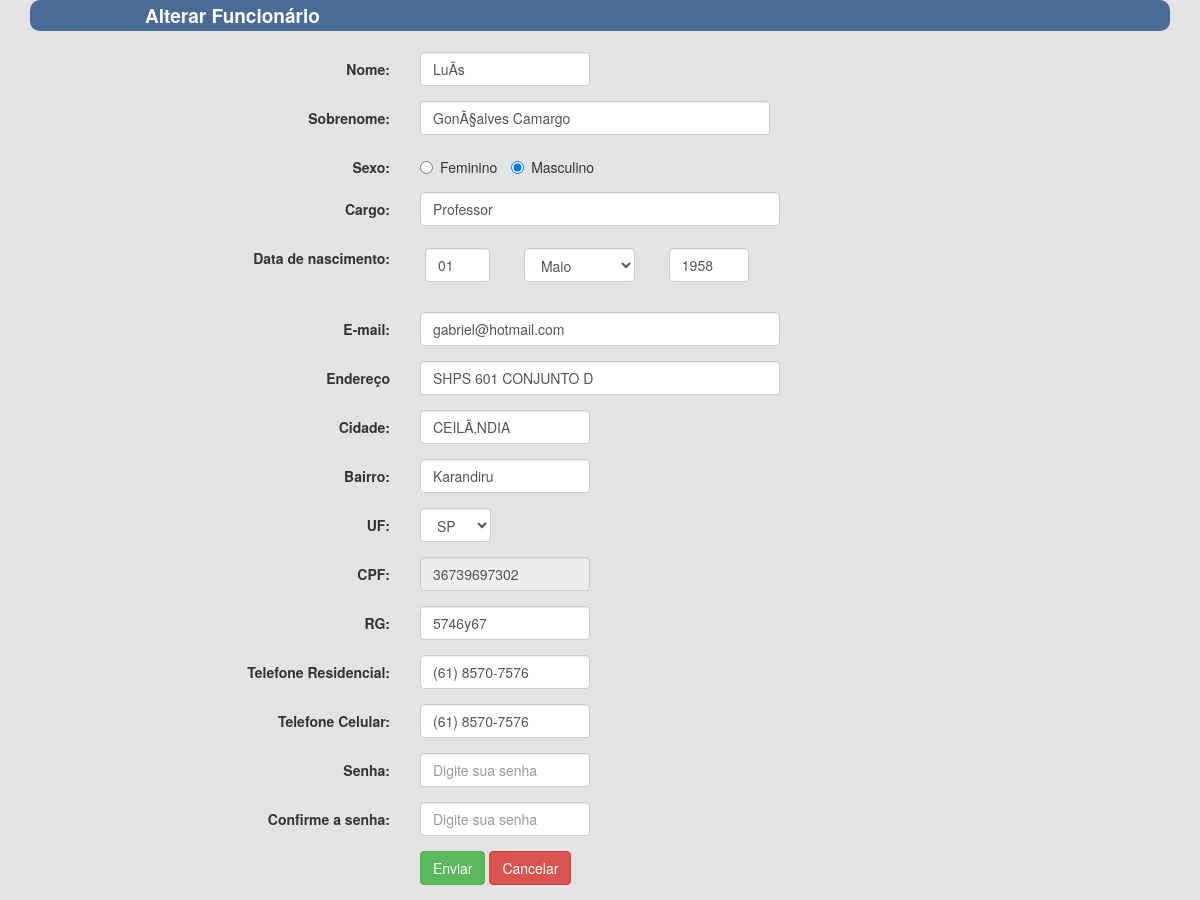
The app's page /sistema/fitnesslife/funcionario/alterarfuncionario.php?idfuncionario=36739697302 with its own data.
### tables this page shows
CREATE TABLE IF NOT EXISTS `tb_funcionario` (
  `id_pessoa_cpf` VARCHAR(11) NOT NULL,
  `cargo` VARCHAR(30) NOT NULL,
  `salario` DECIMAL(7,2) NOT NULL,
  PRIMARY KEY (`id_pessoa_cpf`),
  INDEX `fk_tb_funcionario_tb_pessoa1_idx` (`id_pessoa_cpf` ASC) ,
  CONSTRAINT `fk_tb_funcionario_tb_pessoa1`
    FOREIGN KEY (`id_pessoa_cpf`)
    REFERENCES `tb_pessoa` (`cpf`)
    ON DELETE NO ACTION
    ON UPDATE NO ACTION);

CREATE TABLE IF NOT EXISTS `tb_pessoa` (
  `cpf` VARCHAR(11) NOT NULL,
  `nome` VARCHAR(15) NOT NULL,
  `sobrenome` VARCHAR(45) NOT NULL,
  `sexo` TINYINT(1) NOT NULL,
  `data_nascimento` DATE NOT NULL,
  `endereco` VARCHAR(80) NOT NULL,
  `uf` VARCHAR(2) NOT NULL,
  `cidade` VARCHAR(15) NOT NULL,
  `bairro` VARCHAR(25) NOT NULL,
  `rg` VARCHAR(20) NOT NULL,
  `telefone_residencial` VARCHAR(18) NOT NULL,
  `telefone_celular` VARCHAR(18) NOT NULL,
  `email` VARCHAR(100) NOT NULL,
  PRIMARY KEY (`cpf`));

### sistema/fitnesslife/dao/funcionariodao.php (called while the page is built, shortened)
<?php
include_once dirname(__FILE__) . DIRECTORY_SEPARATOR . '../classes/pessoa.php';
class FuncionarioDao extends Dao {
    public function carregar($idFuncionario) {
        $pdo = Dao::getInstance();
        $sql = "SELECT p.cpf, p.nome, p.sobrenome, p.sexo, p.data_nascimento, p.rg, p.telefone_residencial, p.telefone_celular,p.endereco,p.uf, p.cidade, p.bairro, p.email, f.cargo FROM tb_pessoa p INNER JOIN tb_funcionario f ON p.cpf = f.id_pessoa_cpf WHERE f.id_pessoa_cpf = ?";
        $stmt = $pdo->prepare($sql);
        $stmt->execute(array($idFuncionario));
        $linhaBanco = $stmt->fetch();
        $pessoa = new Pessoa();
        $pessoa->setCpf($linhaBanco[0]);
        $pessoa->setNome($linhaBanco[1]);
        $pessoa->setSobrenome($linhaBanco[2]);
        $pessoa->setSexo($linhaBanco[3]);
        $pessoa->setDataNascimento($linhaBanco[4]);
        $pessoa->setRg($linhaBanco[5]);
        $pessoa->setTelefoneResidencial($linhaBanco[6]);
        $pessoa->setTelefoneCelular($linhaBanco[7]);
        $pessoa->setEndereco($linhaBanco[8]);
        $pessoa->setUf($linhaBanco[9]);
        $pessoa->setCidade($linhaBanco[10]);
        $pessoa->setBairro($linhaBanco[11]);
        $pessoa->setEmail($linhaBanco[12]);
        $pessoa->setCargo_Funcionario($linhaBanco[13]);
        return $pessoa;
    }
}

### sistema/fitnesslife/classes/pessoa.php (called while the page is built, shortened)
<?php
class Pessoa {
    private $nome;
    private $sobrenome;
    private $sexo;
    private $dataNascimento;
    private $endereco;
    private $cidade;
    private $bairro;
    private $cpf;
    private $rg;
    private $telefoneResidencial;
    private $telefoneCelular;
    private $email;
    private $cargo_Funcionario;
    function getNome() {
        return $this->nome;
    }
    function getSobrenome() {
        return $this->sobrenome;
    }
    function getSexo() {
        return $this->sexo;
    }
    function getDataNascimento() {
        return $this->dataNascimento;
    }
    function getEndereco() {
        return $this->endereco;
    }
    function getCidade() {
        return $this->cidade;
    }
    function getBairro() {
        return $this->bairro;
    }
    function getCpf() {
        return $this->cpf;
    }
    function getRg() {
        return $this->rg;
    }
    function getTelefoneResidencial() {
        return $this->telefoneResidencial;
    }
    function getTelefoneCelular() {
        return $this->telefoneCelular;
    }
    function getEmail() {
        return $this->email;
    }
    function setNome($nome) {
        $this->nome = $nome;
    }
    function setSobrenome($sobrenome) {
        $this->sobrenome = $sobrenome;
    }
    function setSexo($sexo) {
        if ($sexo == '1')
            $this->sexo = 'M';
    }
    function setDataNascimento($dataNascimento) {
        $this->dataNascimento = $dataNascimento;
    }
    function setEndereco($endereco) {
        $this->endereco = $endereco;
    }
    function setCidade($cidade) {
        $this->cidade = $cidade;
    }
    function setBairro($bairro) {
        $this->bairro = $bairro;
    }
    function setCpf($cpf) {
        $this->cpf = $cpf;
    }
    function setRg($rg) {
        $this->rg = $rg;
    }
    function setTelefoneResidencial($telefoneResidencial) {
        $this->telefoneResidencial = $telefoneResidencial;
    }
    function setTelefoneCelular($telefoneCelular) {
        $this->telefoneCelular = $telefoneCelular;
    }
    function setEmail($email) {
        $this->email = $email;
    }
    function getCargo_Funcionario() {
        return $this->cargo_Funcionario;
    }
    function setCargo_Funcionario($cargo_Funcionario) {
        $this->cargo_Funcionario = $cargo_Funcionario;
    }
}
?>

### sistema/fitnesslife/funcionario/alterarfuncionario.php (the view, shortened to what this page needs)
<!DOCTYPE html>
<html>
    <head>
        <?php
        include_once dirname(__FILE__) . DIRECTORY_SEPARATOR . '../dao/funcionariodao.php';
        $funcionarioDao = new FuncionarioDao();
        $pessoa = $funcionarioDao->carregar($_GET['idfuncionario']);
        $data = $pessoa->getDataNascimento();
        $array = explode("-", $data);
        $dia = $array[2];
        $ano = $array[0];
        ?>
        <link href="/FitnessLife/css/bootstrap.min.css" rel="stylesheet">
    </head>
    <body>
        <div class="container">
            <form class="form-horizontal" action="/FitnessLife/controller/controllerfuncionario.php?operacao=alterar" method="POST" onsubmit="return validaCampos()">
                <legend>Alterar Funcionário</legend>
                <div class="form-group">
                    <label class="col-md-4 control-label" for="nome">Nome:</label>
                    <div class="col-md-2">
                        <input id="nome" name="nome" maxlength="15" type="text" style="width: 170px;"  value="<?php echo $pessoa->getNome(); ?>" placeholder="Digite seu nome" class="form-control input-md" required="">
                    </div>
                </div>
                <div class="form-group">
                    <label class="col-md-4 control-label" for="sobrenome">Sobrenome:</label>
                    <div class="col-md-4">
                        <input id="sobrenome" name="sobrenome" maxlength="45" type="text" style="width: 350px;"  value="<?php echo $pessoa->getSobrenome(); ?>" placeholder="Digite seu sobrenome" class="form-control input-md" required="">
                    </div>
                </div>
                <div class="form-group">
                    <label class="col-md-4 control-label" for="sexo">Sexo:</label>
                    <div class="col-md-4">
                        <label class="radio-inline" for="sexo-0">
                            <input type="radio" name="sexo" id="sexo-0" value="feminino"  <?php if ($pessoa->getSexo() == 'F') { ?> checked="checked"<?php } ?> >
                            Feminino
                        </label>
                        <label class="radio-inline" for="sexo-1">
                            <input type="radio" name="sexo" id="sexo-1" value="masculino"  <?php if ($pessoa->getSexo() == 'M') { ?> checked="checked"<?php } ?>>
                            Masculino
                        </label>
                    </div>
                </div>
                <div class="form-group">
                    <label class="col-md-4 control-label" for="cargo">Cargo:</label>
                    <div class="col-md-4">
                        <input id="cargo" name="cargo" type="text" maxlength="30" value ="<?php echo $pessoa->getCargo_Funcionario(); ?>" placeholder="Digite seu cargo" class="form-control input-md" required="">
                    </div>
                </div>
                <div class="form-group">
                    <label class="col-md-4 control-label" for="dataNascimento">Data de nascimento:</label>
                    <div class="form-group">
                        <label class="radio-inline">
                            <input  placeholder="dia" style="width: 65px;" value="<?php echo $dia; ?>" type="number" min="1" max="31" data-ng-maxlength="2" maxlength="2" name="dia" style="width: 50px;" required="" class="form-control input-md">
                        </label>
                        <label class="radio-inline">
                            <select class="form-control" id="mes" required="mês" name="mes" ><option value="05">Maio</option></select>
                        </label>
                        <label class="radio-inline">
                            <input placeholder="ano" type="number" min="1900" max="2014" value="<?php echo $ano; ?>" id="aniversarioAno" name="ano" style="width: 80px;" required="" class="form-control input-md">
                        </label>
                    </div>
                </div>
                <div class="form-group">
                    <label class="col-md-4 control-label" for="email">E-mail:</label>
                    <div class="col-md-4">
                        <input id="email" name="email" maxlength="100" type="text" value="<?php echo $pessoa->getEmail(); ?>" style="width: 360px;" placeholder="Digite seu e-mail" class="form-control input-md" required="">
                    </div>
                </div>
                <div class="form-group">
                    <label class="col-md-4 control-label" for="endereco">Endereço</label>
                    <div class="col-md-4">
                        <input id="endereco" name="endereco" maxlength="80" type="text" style="width: 360px;" value="<?php echo $pessoa->getEndereco(); ?>" placeholder="Digite seu endereço" class="form-control input-md" required="">
                    </div>
                </div>
                <div class="form-group">
                    <label class="col-md-4 control-label" for="cidade">Cidade:</label>
                    <div class="col-md-2">
                        <input id="cidade" name="cidade" maxlength="15" type="text"  style="width: 170px;" value="<?php echo $pessoa->getCidade(); ?>" placeholder="Digite sua cidade" class="form-control input-md" required="">
                    </div>
                </div>
                <div class="form-group">
                    <label class="col-md-4 control-label" for="bairro">Bairro:</label>
                    <div class="col-md-2">
                        <input id="bairro" name="bairro" maxlength="25" type="text"  style="width: 170px;" placeholder="Digite seu bairro" value="<?php echo $pessoa->getBairro(); ?>" class="form-control input-md" required="">
                    </div>
                </div>
                <div class="form-group">
                    <label class="col-md-4 control-label" for="uf">UF:</label>
                    <div class="col-md-1">
                        <select required="--" style="width: 71px;" id="uf" name="uf" class="form-control">
                            <option value="SP">SP</option>
                        </select>
                    </div>
                </div>
                <div class="form-group">
                    <label class="col-md-4 control-label" for="cpf">CPF:</label>
                    <div class="col-md-2">
                        <input id="cpf" name="cpf" type="text" readonly="true" style="width: 170px;" placeholder="" value="<?php echo $pessoa->getCpf(); ?>" class="form-control input-md" required="">
                    </div>
                </div>
                <div class="form-group">
                    <label class="col-md-4 control-label" for="rg">RG:</label>
                    <div class="col-md-2">
                        <input id="rg" name="rg"  maxlength="20" type="text" placeholder=""  value="<?php echo $pessoa->getRg(); ?>" style="width: 170px;" class="form-control input-md" required="">
                    </div>
                </div>
                <div class="form-group">
                    <label class="col-md-4 control-label" for="telefoneResidencial">Telefone Residencial:</label>
                    <div class="col-md-2">
                        <input id="telefoneResidencial"  maxlength="15" style="width: 170px;" value="<?php echo $pessoa->getTelefoneResidencial(); ?>" name="telefoneResidencial" type="text" placeholder="" class="form-control input-md" required="">
                    </div>
                </div>
                <div class="form-group">
                    <label class="col-md-4 control-label" for="telefoneCelular">Telefone Celular:</label>
                    <div class="col-md-2">
                        <input id="telefoneCelular" maxlength="15" name="telefoneCelular"  style="width: 170px;" value="<?php echo $pessoa->getTelefoneCelular(); ?>" type="text" placeholder="" class="form-control input-md" required="">
                    </div>
                </div>
                <div class="form-group">
                    <label class="col-md-4 control-label" for="senha">Senha:</label>
                    <div class="col-md-2">
                        <input id="senha" name="senha" type="password" maxlength="8" style="width: 170px;" placeholder="Digite sua senha" class="form-control input-md" required="">
                    </div>
                </div>
                <div class="form-group">
                    <label class="col-md-4 control-label" for="confirmeSenha">Confirme a senha:</label>
                    <div class="col-md-2">
                        <input id="confirmeSenha" name="confirmeSenha"  maxlength="8" style="width: 170px;" type="password" placeholder="Digite sua senha" class="form-control input-md" required="">
                    </div>
                </div>
                <div class="form-group">
                    <label class="col-md-4 control-label" for="enviar"></label>
                    <div class="col-md-8">
                        <button id="enviar" type="submit" name="enviar" class="btn btn-success">Enviar</button>
                        <a id="cancelar" name="cancelar" href="alterar.php" class="btn btn-danger">Cancelar</a>
                    </div>
                </div>
            </form>
        </div>
    </body>
</html>

### sistema/fitnesslife/funcionario/alterarfuncionario.php (style rules this page uses)
body { background-color: #E3E3E3; }
legend { background : #496B96 ; color : #fff ; padding : 2px 115px ; font-size : 19px ; border-radius : 10px ; font-weight: bold; }

### records on screen
tb_funcionario: nome "LuÃ­s", sobrenome "GonÃ§alves Camargo", cargo "Professor", dia "01", ano "1958", email "gabriel@hotmail.com", endereco "SHPS 601 CONJUNTO D", cidade "CEILÃ‚NDIA", bairro "Karandiru", cpf "36739697302", rg "5746y67", telefoneResidencial "(61) 8570-7576", telefoneCelular "(61) 8570-7576"
